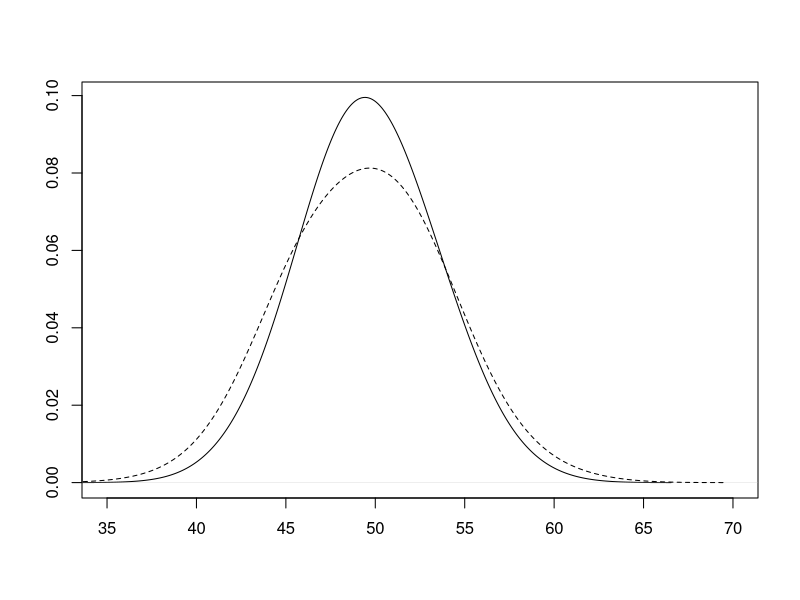
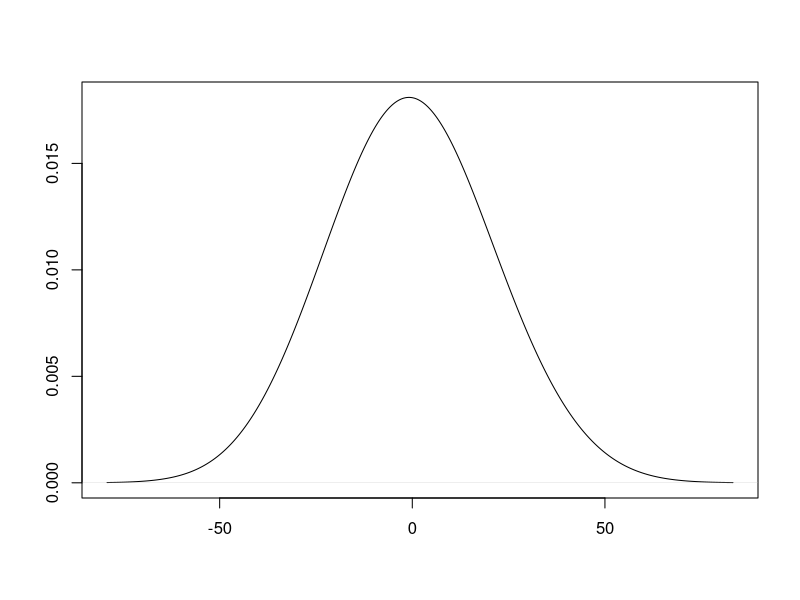
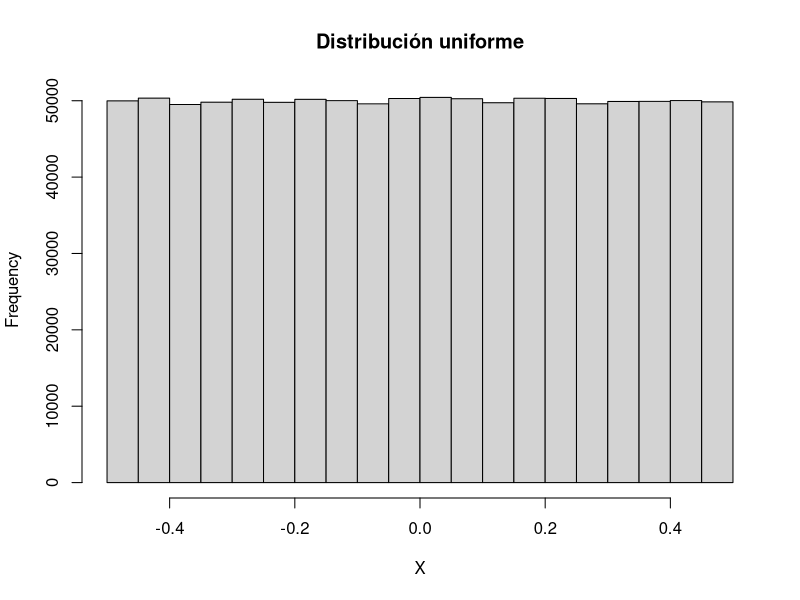
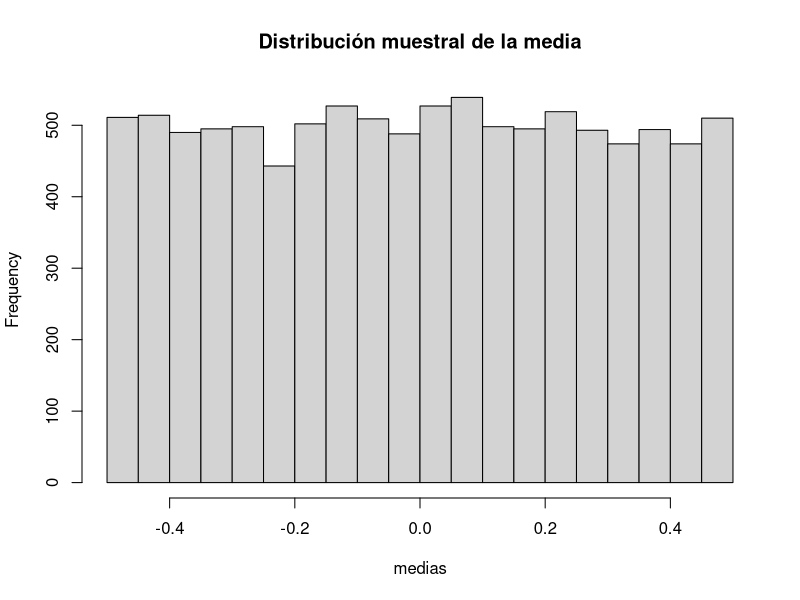
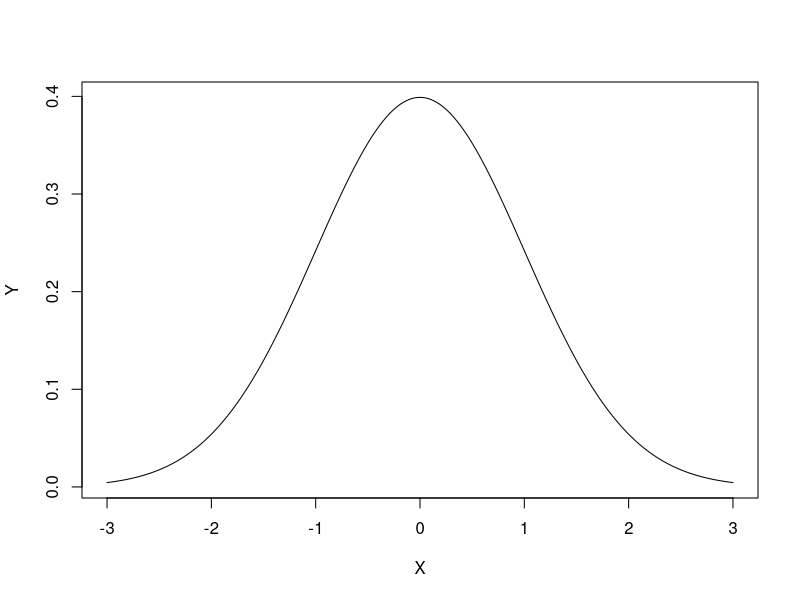
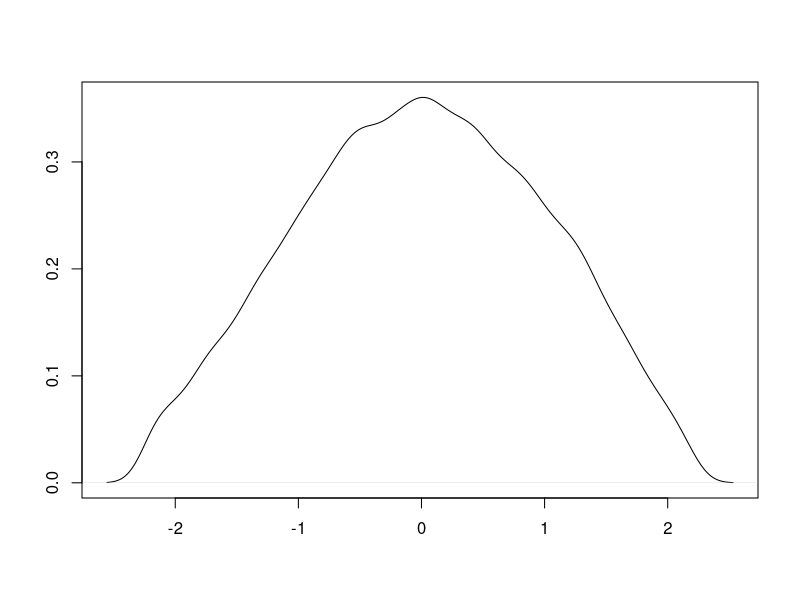
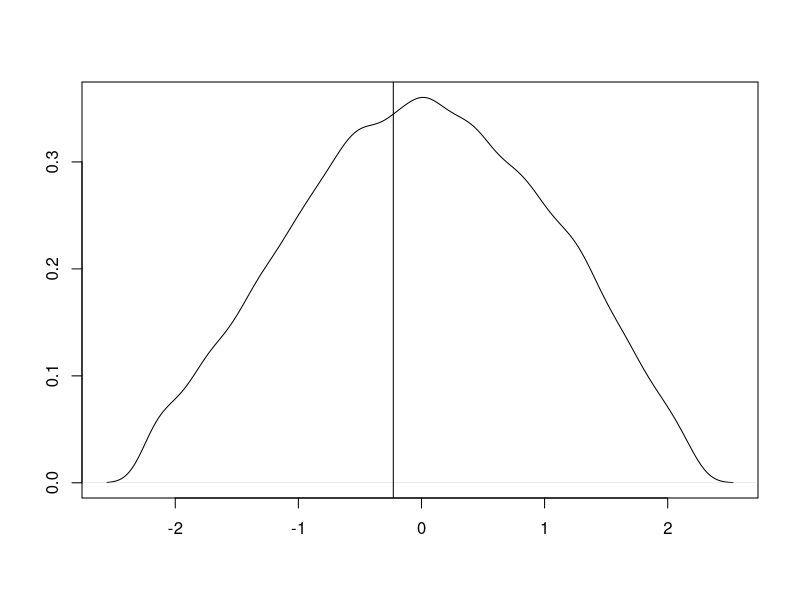

The R script that drew these images, in order:
## ---- chunk 1
library(readr)
library(dplyr)
## ---- chunk 2
epsilon_i <- c(
  -11, 6, 32, 15, 20, 11, -19, 8, 1, 7, 12, -5, 29, -14, -4, 0,
  -15, 11, -31, 12, 0, -4, -11, -22, 7, -10, -4, -2, 14, 0, 4, 
  7, -8, -13, -15, 17, 2, -14, -5, 10, -5, -2, 3, 4, 22, -17, 12, 
  -26, -1, 9, -6, -22, -7, -25, -23, -8, -20, 4, 29, -10, -12, 
  13, 3, 28, 10, 5, 10, -7, 1, 2, 1, -2, -3, -4, 6, 17, 31, 24,
  19, -5, 4, -23, 10, -26, -15, 20, -11, -24, 3, 2, -6, 25, -9,
  -5, -5, -28, 5, -19, 35, -24)
## ---- chunk 3
e_i <- sample(x = epsilon_i, size = 20, replace = FALSE)
## ---- chunk 4
Y_i = 50 + e_i
## ---- chunk 5
mean(Y_i)
median(Y_i)
## ---- chunk 6
medias <- vector(mode = "numeric")
medianas <- vector(mode = "numeric")

for (i in 1:1000) {
  e_i <- sample(x = epsilon_i, size = 20, replace = TRUE)
  Y_i = 50 + e_i
  medias[i] <- mean(Y_i)
  medianas[i] <- median(Y_i)
}
## ---- chunk 7
mean(medias)
mean(medianas)
## ---- chunk 8
plot(
  density(medias, adjust=3),
  main="", 
  xlab="", 
  ylab="",
  xlim=c(35, 70))

lines(
  density(medianas, adjust=3), 
  type="l", 
  lty=2)
## ---- chunk 9
plot(density(epsilon_i, adjust = 3), main="", xlab="", ylab="")
## ---- chunk 10
N <- 1e6
X <- runif(N, -0.5, 0.5)
# X <- rchisq(N, 1)
hist(X, main = "Distribución uniforme")
## ---- chunk 11
medias <- vector(mode = "numeric")
n <- 1

for (i in 1:10000) medias[i] <- mean(sample(x = X, size = n, replace = TRUE))

hist(medias, main = "Distribución muestral de la media")
## ---- chunk 12
X <- seq(from = -3, to = 3, by = 0.01)
Y <- dnorm(X)
## ---- chunk 13
plot(X, Y, type = "l")
## ---- chunk 14
extraversion <- read_delim("extraversion.csv", delim = ";")
extraversion$TOTAL <- rowMeans(extraversion)
extraversion$ZTOTAL <- scale(extraversion$TOTAL)
## ---- chunk 15
plot(density(extraversion$ZTOTAL), main="", xlab="", y="")
## ---- chunk 16
score <- mean(c(2, 4, 1, 5, 1, 3, 1, 5, 1, 5))
## ---- chunk 17
z_score <- (score - mean(extraversion$TOTAL))/sd(extraversion$TOTAL)
## ---- chunk 18
plot(density(extraversion$ZTOTAL), main="", xlab="", y="")
abline(v = z_score)
## ---- chunk 19
integrate(dnorm, mean = 0, sd = 1, lower = z_score, upper = Inf)$value
## ---- chunk 20
integrate(dnorm, mean = 0, sd = 1, lower = -1, upper = 1)$value
## ---- chunk 21
1 - integrate(dnorm, mean = 0, sd = 1, lower = -1.959964, upper = 1.959964)$value
